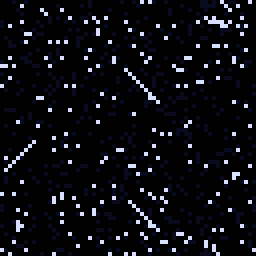
#> input picture src/components/cockpit/tex/grit.png, 64 x 64 px (shown 4 times larger)
$ python bay-cycle.py ../src/components/cockpit/tex/grit.png
#> lines starting #> are read from the running program, lines starting #| are printed output that depends on the picture; after the words box and inside, x2 and y2 are one past the last pixel; in counts of white or black regions, pixels touching at a corner belong together
"""Turns the hangar's launch bay (pixel art) into a colour-cycling scene.

    python3 scripts/bay-cycle.py <hangar.jpg> [--preview <dir>]

writes public/bay/hangar.webp, the picture at its pixel-art size (688 × 384,
exactly half the art's), with the sign's lettering taken off it (the game
writes the sign itself, in the player's language) and the lightning round the
robot arms painted out, and public/bay/hangar.json:
for each pixel that moves, which cycling range it's in and its phase there,
and for each range how its light changes as it turns (the same
components/about/CycleScene.tsx draws it, docs/plans/2026-10-22-launch-bay.md).

Unlike the canyon, the picture keeps all its own colours: a range doesn't
hold colours but gains, how much brighter or dimmer (and which way tinted) a
pixel is at each step of the cycle, so a moving pixel is its own colour,
brightened and dimmed in turn. With --preview, it also plays the cycle here
and saves a few frames and a map of what moves. Needs OpenCV (cv2) and numpy.

What moves: the sign's arrows chase in towards its words; the lamp in the
ceiling pulses and glitter falls through its beam; the three lasers flow from
their emitters; the steam on the left billows up; the stars beyond the bay doors twinkle, the galaxy swirls
and its sun glows; the launch pad's ring breathes; the big red, yellow and
green lamps blink in turn, the little ones on the consoles twinkle, and the
screens' green lines scroll.
"""
import base64
import json
import os
import sys
import cv2
import numpy as np

W, H = 688, 384
src = sys.argv[1]
preview = sys.argv[sys.argv.index('--preview') + 1] if '--preview' in sys.argv else None

img = cv2.resize(cv2.imread(src), (W, H), interpolation=cv2.INTER_AREA)
hsv = cv2.cvtColor(img, cv2.COLOR_BGR2HSV).astype(int)
hh, ss, vv = hsv[..., 0], hsv[..., 1], hsv[..., 2]
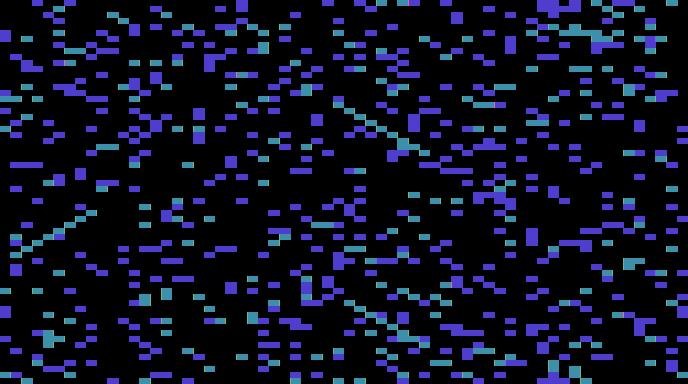
#> hh: shape (384, 688) int64; 6 distinct labels, from 0 to 120; one colour per label, 0 black
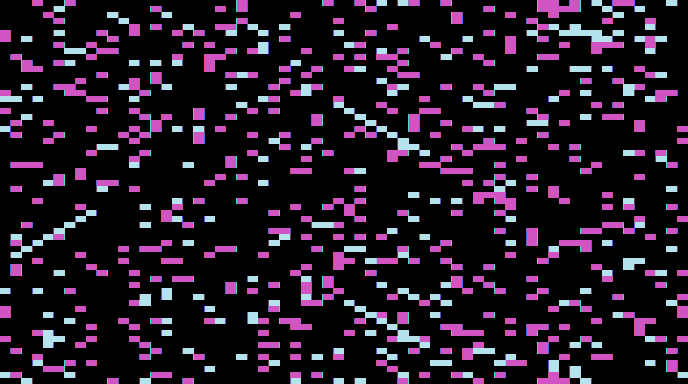
#> ss: shape (384, 688) int64; 11 distinct labels, from 0 to 175; one colour per label, 0 black
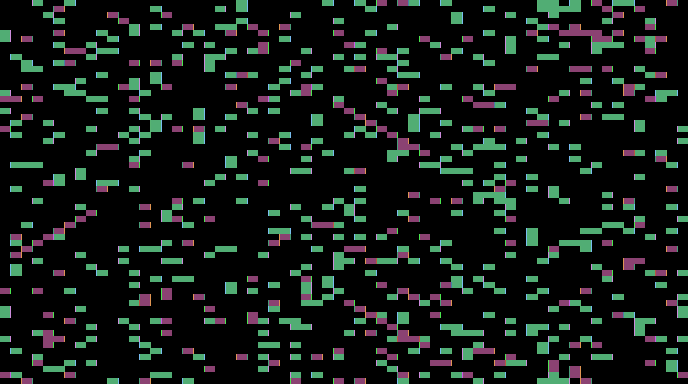
#> vv: shape (384, 688) int64; 12 distinct labels, from 0 to 255; one colour per label, 0 black
gray = cv2.cvtColor(img, cv2.COLOR_BGR2GRAY).astype(int)
#> gray: shape (384, 688) int64; 12 distinct labels, from 0 to 225
med = cv2.medianBlur(cv2.cvtColor(img, cv2.COLOR_BGR2GRAY), 5).astype(int)
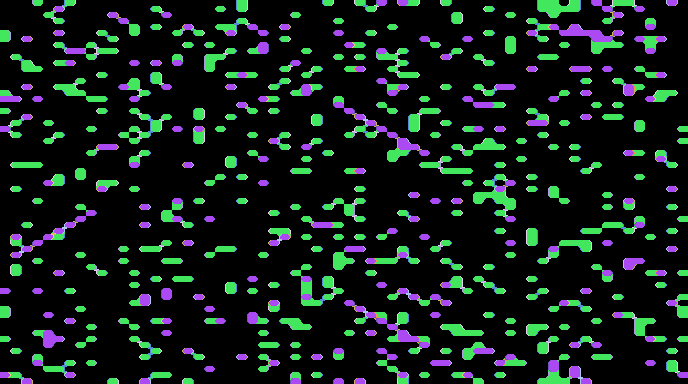
#> med: shape (384, 688) int64; 12 distinct labels, from 0 to 225; one colour per label, 0 black
yy, xx = np.mgrid[0:H, 0:W]


def box(x0, y0, x1, y1):
    return (xx >= x0) & (xx < x1) & (yy >= y0) & (yy < y1)


def poly(*pts):
    m = np.zeros((H, W), np.uint8)
    cv2.fillPoly(m, [np.array(pts, np.int32)], 1)
    return m > 0


def ellipse(cx, cy, rx, ry):
    return ((xx - cx) / rx) ** 2 + ((yy - cy) / ry) ** 2 <= 1


def specks(region, lift=25, floor=110, most=6):
    """small bright dots in a region: their mask and an id each"""
    cand = (region & (gray - med > lift) & (gray > floor)).astype(np.uint8)
    n, lab, st, _ = cv2.connectedComponentsWithStats(cand)
    keep = np.zeros(n, bool)
    keep[1:] = st[1:, 4] <= most
    return keep[lab], np.where(keep[lab], lab, 0)


# ---------- the sign: its lettering comes off (the game writes its own) ----------

# the lit panel between the hazard stripes: it slopes down to the right
SIGN_X0, SIGN_X1 = 146, 368
SIGN_SLOPE = 0.155
SIGN_TOP = 9  # at SIGN_X0
SIGN_HEIGHT = 24
panel = (xx >= SIGN_X0) & (xx <= SIGN_X1) & (yy >= SIGN_TOP + SIGN_SLOPE * (xx - SIGN_X0)) & (yy <= SIGN_TOP + SIGN_HEIGHT + SIGN_SLOPE * (xx - SIGN_X0))
# (the words are light cyan on the dark panel; its stripes are orange)
letters = panel & (vv > 85) & (hh >= 75) & (hh <= 110)
#> letters: shape (384, 688) bool; every value is 0
letters = cv2.dilate(letters.astype(np.uint8), np.ones((3, 3), np.uint8)) > 0
# (not into the stripes below)
letters &= panel & (yy <= SIGN_TOP + 21 + SIGN_SLOPE * (xx - SIGN_X0)) & ~((hh >= 8) & (hh <= 35) & (ss > 90))
base = img.copy()
# the panel's own dark blue, with its faint dot grid
dark = np.median(img[panel & ~letters], axis=0)
#> dark = [0, 0, 0]
grid = ((xx + yy) % 2 == 0)[..., None]
fill = np.where(grid, dark * 1.18, dark * 0.9)
#> fill: shape (384, 688, 3) float64; every value is 0
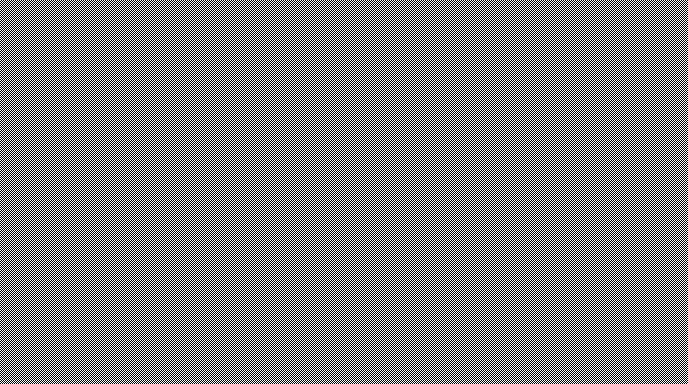
#> grid: shape (384, 688, 1) bool; 50% white in thin lines or dots
base[letters] = np.clip(fill[letters], 0, 255).astype(np.uint8)

# ---------- the robots: the lightning round their arms comes off ----------

# green and blue bolts round the left arm, green ones round the right (and a blue arc behind it),
# filled in from what's round them. (Bright, saturated lines only: the arms' own metal is bluish too.)
bolt_box_l = poly((88, 155), (184, 155), (186, 272), (88, 272))
#> in poly, `cv2.fillPoly(m, [np.array(pts, np.int32)], 1)`: m: shape (384, 688); values 0 (black) and 1 (white), 4.4% white; 1 white region, box (x1, y1, x2, y2) and area: (88, 155, 187, 273) 11564
bolt_box_r = poly((296, 184), (402, 184), (402, 262), (296, 262))
#> in poly (call 2), `cv2.fillPoly(m, [np.array(pts, np.int32)], 1)`: m: shape (384, 688); values 0 (black) and 1 (white), 3.2% white; 1 white region, box (x1, y1, x2, y2) and area: (296, 184, 403, 263) 8453
green = (hh >= 40) & (hh <= 85) & (ss > 100) & (vv > 110)
blue = (hh >= 84) & (hh <= 108) & (ss > 90) & (vv > 150)
# (the blue ones: behind the left claw, short of the lamp's beam; and the arc behind the right arm)
bolts = (bolt_box_l & (green | (blue & (xx >= 118) & (xx < 172)))) | (bolt_box_r & (green | (blue & (xx > 371))))
bolts = cv2.dilate(bolts.astype(np.uint8), np.ones((3, 3), np.uint8)) > 0
bolts &= bolt_box_l | bolt_box_r
base = cv2.inpaint(base, bolts.astype(np.uint8), 3, cv2.INPAINT_TELEA)
# (dithered a little, like the pixel art round it, rather than airbrushed)
BAYER = np.array([[0, 8, 2, 10], [12, 4, 14, 6], [3, 11, 1, 9], [15, 7, 13, 5]], np.float32) / 16 - 0.47
base[bolts] = np.clip(base[bolts].astype(np.float32) + (BAYER[yy % 4, xx % 4][bolts] * 10)[:, None], 0, 255).astype(np.uint8)

# ---------- where things move ----------

arrows = (box(110, 2, 141, 27) | box(369, 42, 397, 68)) & (hh >= 75) & (hh <= 105) & (vv > 140)
# chasing in towards the words: phase along x, the right one mirrored
arrow_phase = np.where(xx < 200, xx // 3, -(xx // 3))

lamp = ellipse(237, 86, 37, 9) & (vv > 200)
#> lamp: shape (384, 688) bool; 0.02% white; 2 white regions (1 under 20 px), largest, box (x1, y1, x2, y2) and area: (226, 84, 236, 90) 60
# the spotlight's beam, down to the pad
cone = poly((205, 92), (270, 92), (310, 246), (166, 246))
#> in poly (call 3), `cv2.fillPoly(m, [np.array(pts, np.int32)], 1)`: m: shape (384, 688); values 0 (black) and 1 (white), 6.2% white; 1 white region, box (x1, y1, x2, y2) and area: (166, 92, 311, 247) 16353
glitter, glitter_id = specks(cone & ~lamp, lift=18, floor=150, most=5)
#> in specks, `cand = (region & (gray - med > lift) & (gray > floor)).astype(np.uint8)`: cand: shape (384, 688); values 0 (black) and 1 (white), 0.06% white in thin lines or dots, all inside (x1, y1, x2, y2) = (172, 96, 290, 246)
#> in specks, `n, lab, st, _ = cv2.connectedComponentsWithStats(cand)`: lab: shape (384, 688) int32; 47 distinct labels, from 0 to 46
#> in specks, `n, lab, st, _ = cv2.connectedComponentsWithStats(cand)`: n = 47; st = 47 rows, first 6: [0, 0, 688, 384, 264035], [258, 96, 2, 2, 3], [266, 96, 3, 2, 5], [258, 100, 2, 2, 3], [266, 100, 3, 2, 5], [237, 102, 2, 2, 3]
haze = cone & ~glitter & ~lamp & (vv > 120) & (ss < 90)
#> haze: shape (384, 688) bool; 0.24% white; 12 white regions, largest, box (x1, y1, x2, y2) and area: (269, 234, 290, 246) 110, (236, 102, 247, 108) 54, (269, 138, 280, 144) 54

# the lasers: each from its emitter, flowing outwards
LASERS = [
    ('cyan', (352, 133), (532, -2), (hh >= 80) & (hh <= 100)),
    ('magenta', (335, 160), (548, 30), (hh >= 140) & (hh <= 172)),
    ('orange', (347, 168), (428, 126), (hh >= 8) & (hh <= 32)),
]
lasers = []
taken = np.zeros((H, W), bool)
for name, (ax, ay), (bx, by), hue in LASERS:
    d = np.array([bx - ax, by - ay], float)
    length = np.hypot(*d)
    d /= length
    along = (xx - ax) * d[0] + (yy - ay) * d[1]
    across = np.abs(-(xx - ax) * d[1] + (yy - ay) * d[0])
    near = (across < 7) & (along > -9) & (along < length + 6)
    m = near & hue & (ss > 50) & (vv > 120) & ~taken
    # the white-hot core too, right along the line
    m |= (across < 2.5) & (along > -6) & (along < length + 4) & (vv > 225) & ~taken
    taken |= m
    lasers.append((name, m, along))
#> this loop made 3 passes
#> (name, ax, ay, bx, by, d, length) on passes 1 to 3: ('cyan', 352, 133, 532, -2, [0.8, -0.6], 225), ('magenta', 335, 160, 548, 30, [0.854, -0.521], 249.5), ('orange', 347, 168, 428, 126, [0.888, -0.46], 91.24)
#> pass 1, `across = np.abs(-(xx - ax) * d[1] + (yy - ay) * d[0])`:
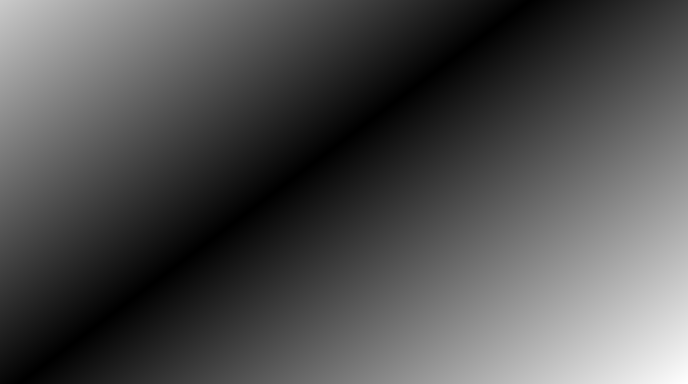
#> across: shape (384, 688) float64; min 0, max 401, mean 126.5; drawn with min black and max white
#> after the loop: m: shape (384, 688) bool; 0.02% white; 1 white region, box (x1, y1, x2, y2) and area: (398, 138, 408, 145) 43
#> after the loop: taken: shape (384, 688) bool; 0.05% white; 8 white regions (5 under 20 px), largest, box (x1, y1, x2, y2) and area: (398, 138, 408, 145) 43, (378, 126, 387, 132) 29, (366, 120, 374, 126) 28
#> after the loop, lasers = 3 items
laser_mask = np.zeros((H, W), bool)
laser_phase = np.zeros((H, W))
for name, m, along in lasers:
    laser_mask |= m
    laser_phase[m] = -np.floor(along[m] / 4)
#> this loop made 3 passes
#> name on passes 1 to 3: 'cyan', 'magenta', 'orange'

steam_area = poly((28, 0), (150, 0), (152, 40), (128, 70), (112, 120), (78, 150), (64, 188), (28, 188)) | poly((134, 96), (180, 96), (178, 158), (136, 158))
#> in poly (call 4), `cv2.fillPoly(m, [np.array(pts, np.int32)], 1)`: m: shape (384, 688); values 0 (black) and 1 (white), 6.4% white; 1 white region, box (x1, y1, x2, y2) and area: (28, 0, 153, 189) 16793
#> in poly (call 5), `cv2.fillPoly(m, [np.array(pts, np.int32)], 1)`: m: shape (384, 688); values 0 (black) and 1 (white), 1.1% white; 1 white region, box (x1, y1, x2, y2) and area: (134, 96, 181, 159) 2835
steam = steam_area & (ss < 95) & (vv > 105) & ~box(28, 18, 64, 82)
#> steam: shape (384, 688) bool; 0.28% white; 13 white regions (1 under 20 px), largest, box (x1, y1, x2, y2) and area: (107, 12, 129, 24) 132, (64, 48, 86, 54) 132, (54, 6, 65, 12) 66
steam_phase = np.floor(yy / 3 + 2.0 * np.sin(xx * 0.21) + 1.2 * np.sin(yy * 0.13 + xx * 0.05))

window = box(504, 96, 622, 272)
moon = ellipse(609, 112, 14, 14)
sun = ellipse(556, 171, 8, 8)
stars, star_id = specks(window & ~moon & ~sun, lift=22, floor=105, most=6)
#> in specks (call 2), `cand = (region & (gray - med > lift) & (gray > floor)).astype(np.uint8)`: cand: shape (384, 688); values 0 (black) and 1 (white), 0.05% white in thin lines or dots, all inside (x1, y1, x2, y2) = (504, 96, 613, 272)
#> in specks (call 2), `n, lab, st, _ = cv2.connectedComponentsWithStats(cand)`: lab: shape (384, 688) int32; 39 distinct labels, from 0 to 38
#> in specks (call 2), `n, lab, st, _ = cv2.connectedComponentsWithStats(cand)`: n = 39; st = 39 rows, first 6: [0, 0, 688, 384, 264056], [548, 96, 3, 2, 5], [557, 96, 2, 2, 3], [548, 100, 3, 2, 5], [557, 100, 2, 2, 3], [580, 114, 3, 2, 5]
galaxy = window & ~stars & ~moon & ~sun & (vv > 120) & (ss > 35) & (((hh >= 85) & (hh <= 120)) | ((hh >= 125) & (hh <= 170)))
#> galaxy: shape (384, 688) bool; 0.18% white; 11 white regions (3 under 20 px), largest, box (x1, y1, x2, y2) and area: (527, 120, 548, 126) 114, (505, 180, 516, 186) 53, (548, 96, 559, 102) 50
galaxy_phase = np.floor(np.hypot((xx - 566) * 0.8, (yy - 186) * 1.3) / 2.5 + np.arctan2(yy - 186, xx - 566) * 2.5)
sun_glow = sun & (vv > 150)

pad = ellipse(235, 268, 70, 11) & (vv > 185)
#> pad: shape (384, 688) bool; 0.01% white; 1 white region, box (x1, y1, x2, y2) and area: (247, 276, 258, 279) 33
pad_phase = np.floor(np.hypot(xx - 235, (yy - 268) * 6.4) / 5)

BULBS = [ellipse(415, 322, 11, 12), ellipse(440, 322, 11, 12), ellipse(462, 322, 11, 12)]
bulb_mask = np.zeros((H, W), bool)
bulb_phase = np.zeros((H, W))
for i, b in enumerate(BULBS):
    b &= (vv > 70) & (ss > 60)
    bulb_mask |= b
    bulb_phase[b] = -4 * i
#> bulb_phase: shape (384, 688) float64; every value is 0
lights = (box(0, 226, 50, 241) | box(58, 318, 72, 334) | box(138, 318, 168, 337) | box(478, 340, 500, 352)) & (ss > 90) & (vv > 120)
light_ids = cv2.connectedComponents(lights.astype(np.uint8))[1]
#> light_ids: shape (384, 688) int32; every value is 0

SCREENS = box(0, 302, 52, 345) | box(70, 314, 102, 337) | box(108, 314, 135, 337) | box(648, 222, 688, 252)
screens = SCREENS & (((hh >= 40) & (hh <= 90)) | ((hh >= 92) & (hh <= 112))) & (ss > 50) & (vv > 95)
orange_screens = box(648, 172, 688, 218) & (hh >= 5) & (hh <= 28) & (ss > 80) & (vv > 120)

# ---------- the cycling ranges ----------
# Each: its pixels, how its light changes over a cycle (a gain per step, or
# an RGB gain), each pixel's phase, how fast it turns (steps a second) and
# whether it blends between steps.


def wave(k, amp):
    return [1 + amp * np.sin(2 * np.pi * j / k) for j in range(k)]


def chase(k, peak, rest=1.0, width=1.0):
#> called with k = 8, peak = 2.2, rest = 0.55, width = 1.4
    out = []
    for j in range(k):
        d = min(j, k - j) / width
        out.append(rest + (peak - rest) * np.exp(-d * d))
    return out


RANGES = [
    # name, mask, gains, phase, rate, blend
    ('arrows', arrows, chase(8, 2.2, 0.55, 1.4), arrow_phase, 7.0, True),
    ('lamp', lamp, wave(16, 0.18), np.floor(np.hypot(xx - 237, (yy - 86) * 4) / 4), 4.0, True),
    # (sparkling: mostly themselves, now and then flashing, now and then dimming)
    ('glitter', glitter, [1, 1, 1, 1.4, 2.3, 1.4, 1, 1, 1, 1, 0.85, 0.65, 0.85, 1, 1, 1], glitter_id * 7 - yy // 4, 5.0, True),
    ('haze', haze, wave(16, 0.07), -np.floor(yy / 4 + 2 * np.sin(xx * 0.15)), 6.0, True),
    ('lasers', laser_mask, chase(12, 2.0, 0.78, 1.6), laser_phase, 9.0, True),
    ('steam', steam, wave(16, 0.11), -steam_phase, 3.2, True),
    ('stars', stars, [1, 1, 1, 0.85, 0.55, 0.35, 0.55, 0.85, 1, 1, 1.25, 1.5, 1.25, 1, 1, 1], star_id * 5 % 16, 2.4, True),
    ('galaxy', galaxy, wave(16, 0.13), galaxy_phase, 2.5, True),
    ('sun', sun_glow, wave(16, 0.16), np.floor(np.hypot(xx - 556, yy - 171) * 0.8), 3.0, True),
    ('pad', pad, wave(12, 0.14), pad_phase, 3.0, True),
        # the three big lamps blink in turn: each has its own third of the cycle
    ('bulbs', bulb_mask, [1.45] * 4 + [0.42] * 8, bulb_phase, 1.5, True),
    ('lights', lights, [1, 1, 1.5, 1, 0.6, 1, 1, 1], light_ids * 3, 2.0, True),
    ('screens', screens, [1.15, 1.0, 0.85, 1.0, 1.25, 1.0, 0.9, 1.05], -(yy // 2), 6.0, True),
    ('orange-screens', orange_screens, [1.1, 0.8, 1.0, 1.3, 0.9, 1.0], -(yy // 3), 4.0, True),
]

index = np.zeros((H, W), np.int32)
palette = [np.zeros(3)]  # index 0: still
ranges = []
moving = np.zeros((H, W), bool)
for name, mask, gains, phase, rate, blend in RANGES:
    mask = mask & ~moving
    moving |= mask
    if not mask.any():
        print('nothing for', name)
        continue
    k = len(gains)
    start = len(palette)
    for g in gains:
        palette.append(np.broadcast_to(np.asarray(g, float), 3))
    ranges.append({'name': name, 'start': start, 'length': k, 'rate': rate, 'blend': blend})
    index[mask] = start + (phase[mask].astype(int) % k)
#> this loop made 14 passes
#> (name, rate, k, start) on passes 2, 3, 4, 5, 6, 7, 8, 10: ('lamp', 4, 16, 1), ('glitter', 5, 16, 17), ('haze', 6, 16, 33), ('lasers', 9, 12, 49), ('steam', 3.2, 16, 61), ('stars', 2.4, 16, 77), ('galaxy', 2.5, 16, 93), ('pad', 3, 12, 109)
#> (name, gains, rate) on passes 1, 12, 13, 14: ('arrows', [2.2, 1.54, 0.764, 0.567, 0.55, 0.567, 0.764, 1.54], 7), ('lights', [1, 1, 1.5, 1, 0.6, 1, 1, 1], 2), ('screens', [1.15, 1, 0.85, 1, 1.25, 1, 0.9, 1.05], 6), ('orange-screens', [1.1, 0.8, 1, 1.3, 0.9, 1], 4)
#| nothing for arrows
#| nothing for sun
#| nothing for bulbs
#| nothing for lights
#| nothing for screens
#| nothing for orange-screens
#> index: shape (384, 688) int32; 100 distinct labels, from 0 to 120
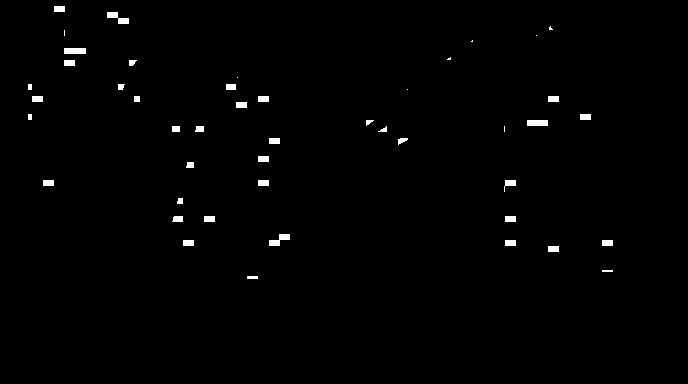
#> moving: shape (384, 688) bool; 0.89% white; 46 white regions (8 under 20 px), largest, box (x1, y1, x2, y2) and area: (107, 12, 129, 24) 132, (64, 48, 86, 54) 132, (269, 234, 290, 246) 132
#> after the loop, palette = 121 items, first 6: [0, 0, 0], [1, 1, 1], [1.07, 1.07, 1.07], [1.13, 1.13, 1.13], [1.17, 1.17, 1.17], [1.18, 1.18, 1.18]; ranges = 8 items
assert len(palette) <= 256, len(palette)
palette += [np.ones(3)] * (256 - len(palette))
#> palette = 256 items, first 6: [0, 0, 0], [1, 1, 1], [1.07, 1.07, 1.07], [1.13, 1.13, 1.13], [1.17, 1.17, 1.17], [1.18, 1.18, 1.18]
# gains up to 4×, as bytes
pal = np.clip(np.round(np.array(palette) * 64), 0, 255).astype(np.uint8)
#> pal = 256 rows, first 8: [0, 0, 0], [64, 64, 64], [68, 68, 68], [72, 72, 72], [75, 75, 75], [76, 76, 76], [75, 75, 75], [72, 72, 72]

os.makedirs('public/bay', exist_ok=True)
# (lossy at 92 is as good to the eye as lossless, at a third of the size)
cv2.imwrite('public/bay/hangar.webp', base, [cv2.IMWRITE_WEBP_QUALITY, 92])
out = {
    'width': W,
    'height': H,
    'base': 'hangar.webp',
    'palette': base64.b64encode(pal.tobytes()).decode(),
    'index': base64.b64encode(index.astype(np.uint8).tobytes()).decode(),
    'ranges': [{k: r[k] for k in ('start', 'length', 'rate', 'blend')} | {'name': r['name']} for r in ranges],
}
with open('public/bay/hangar.json', 'w') as f:
    json.dump(out, f, separators=(',', ':'))
print(len(ranges), 'ranges,', len(palette), 'palette entries,', int(moving.sum()), 'moving pixels')
#| 8 ranges, 256 palette entries, 2357 moving pixels

if preview:
    gains = pal.astype(np.float32) / 64

    def frame(t):
        g = gains.copy()
        for r in ranges:
            s, k = r['start'], r['length']
            q = (np.arange(k) - t * r['rate']) % k
            i0 = np.floor(q).astype(int)
            f = (q - i0)[:, None] if r['blend'] else 0
            g[s:s + k] = gains[s + i0] * (1 - f) + gains[s + (i0 + 1) % k] * f
        g[0] = 1
        return np.clip(base.astype(np.float32) * g[index][..., ::-1], 0, 255).astype(np.uint8)

    for t in (0, 0.25, 0.5, 0.75, 1.0):
        cv2.imwrite(f'{preview}/frame-{t:.2f}.png', cv2.resize(frame(t), None, fx=2, fy=2, interpolation=cv2.INTER_NEAREST))
    # what moves, each range its own colour over the picture darkened
    rng = np.random.default_rng(3)
    colours = rng.integers(80, 255, (len(ranges) + 1, 3))
    which = np.zeros((H, W), int)
    for i, r in enumerate(ranges):
        which[(index >= r['start']) & (index < r['start'] + r['length'])] = i + 1
    m = (base * 0.35).astype(np.uint8)
    m[which > 0] = colours[which[which > 0]]
    cv2.imwrite(f'{preview}/map.png', cv2.resize(m, None, fx=2, fy=2, interpolation=cv2.INTER_NEAREST))
